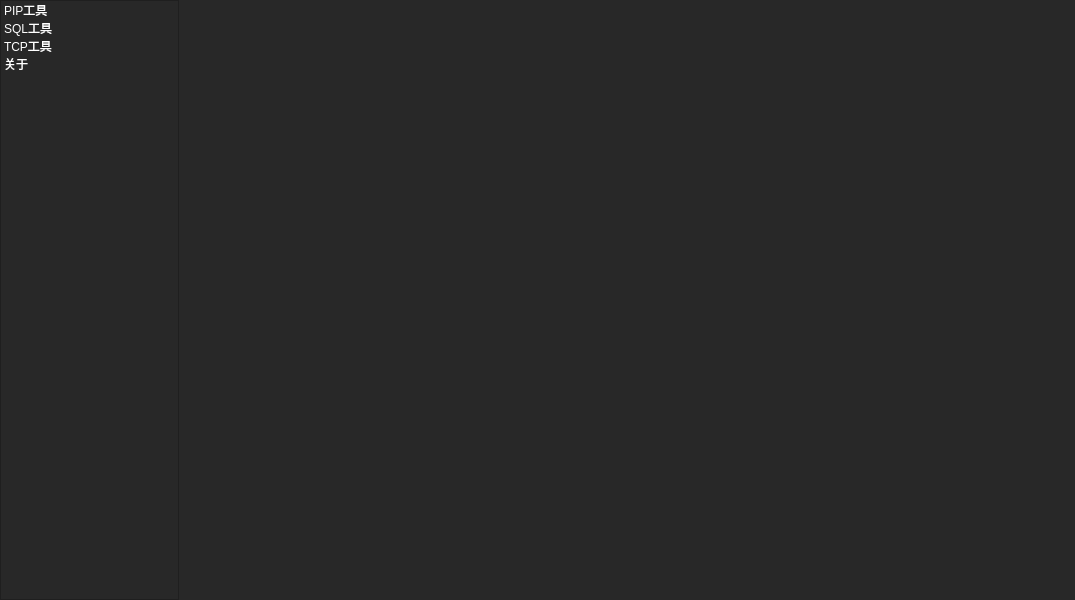
<?xml version="1.0" encoding="UTF-8"?>
<ui version="4.0">
 <class>MainWindow</class>
 <widget class="QMainWindow" name="MainWindow">
  <property name="geometry">
   <rect>
    <x>0</x>
    <y>0</y>
    <width>1075</width>
    <height>600</height>
   </rect>
  </property>
  <property name="windowTitle">
   <string>MainWindow</string>
  </property>
  <property name="styleSheet">
   <string notr="true">background-color: rgb(40, 40, 40);
color: rgb(255, 255, 255);</string>
  </property>
  <widget class="QWidget" name="centralwidget">
   <layout class="QGridLayout" name="gridLayout">
    <property name="leftMargin">
     <number>0</number>
    </property>
    <property name="topMargin">
     <number>0</number>
    </property>
    <property name="rightMargin">
     <number>0</number>
    </property>
    <property name="bottomMargin">
     <number>0</number>
    </property>
    <item row="0" column="0">
     <layout class="QHBoxLayout" name="horizontalLayout" stretch="1,5">
      <property name="spacing">
       <number>0</number>
      </property>
      <item>
       <widget class="QListWidget" name="listWidget">
        <property name="styleSheet">
         <string notr="true">font: 14pt &quot;Arial&quot;;</string>
        </property>
        <property name="currentRow">
         <number>-1</number>
        </property>
        <item>
         <property name="text">
          <string>PIP工具</string>
         </property>
        </item>
        <item>
         <property name="text">
          <string>SQL工具</string>
         </property>
        </item>
        <item>
         <property name="text">
          <string>TCP工具</string>
         </property>
        </item>
        <item>
         <property name="text">
          <string>关于</string>
         </property>
        </item>
       </widget>
      </item>
      <item>
       <widget class="QStackedWidget" name="stackedWidget">
        <widget class="QWidget" name="page"/>
        <widget class="QWidget" name="page_2"/>
       </widget>
      </item>
     </layout>
    </item>
   </layout>
  </widget>
  <widget class="QMenuBar" name="menubar">
   <property name="geometry">
    <rect>
     <x>0</x>
     <y>0</y>
     <width>1075</width>
     <height>23</height>
    </rect>
   </property>
  </widget>
 </widget>
 <resources/>
 <connections/>
</ui>
